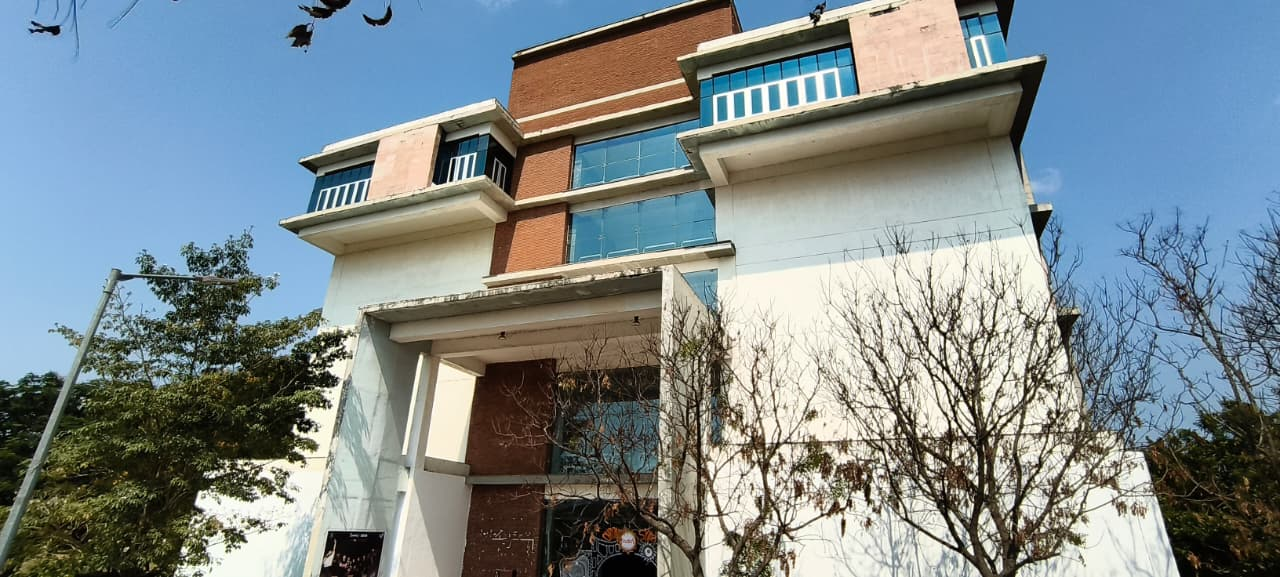
#> input picture source_images/image_1.jpeg, 1280 x 577 px, found by its file name
$ python past.py
#> lines starting #> are read from the running program, lines starting #| are printed output that depends on the picture; after the words box and inside, x2 and y2 are one past the last pixel; in counts of white or black regions, pixels touching at a corner belong together
import cv2
import numpy as np

def apply_past_theme(input_path, output_path):
#> called with input_path = 'source_images/image_1.jpeg', output_path = 'processed_images/past_style.png'
    img = cv2.imread(input_path)
#> img is the input picture: shape (577, 1280, 3); mean B, G, R 140.8, 137.4, 125.5
    h, w = img.shape[:2]
#> h = 577; w = 1280

    # ── 1. UPSCALE for detail headroom ───────────────────────────────────────
    scale = 2
    img = cv2.resize(img, (w * scale, h * scale), interpolation=cv2.INTER_CUBIC)
#> img: shape (1154, 2560, 3)
    h, w = img.shape[:2]
#> h = 1154; w = 2560

    # ── 2. SEPIA TONE BASE ────────────────────────────────────────────────────
    gray = cv2.cvtColor(img, cv2.COLOR_BGR2GRAY)
    sepia = np.zeros_like(img, dtype=np.float32)
    sepia[:,:,0] = gray * 0.75   # Blue
    sepia[:,:,1] = gray * 0.95   # Green
    sepia[:,:,2] = gray * 1.15   # Red
    sepia = np.clip(sepia, 0, 255).astype(np.uint8)

    # ── 3. AGED YELLOW-BROWN TINT ─────────────────────────────────────────────
    b, g, r = cv2.split(sepia.astype(np.float32))
    r = np.clip(r * 1.08 + 18, 0, 255)
    g = np.clip(g * 0.92 + 5,  0, 255)
    b = np.clip(b * 0.65 - 10, 0, 255)
    aged = cv2.merge([b, g, r]).astype(np.uint8)

    # ── 4. CONTRAST BOOST (old photo punch) ──────────────────────────────────
    lab = cv2.cvtColor(aged, cv2.COLOR_BGR2LAB)
#> lab: shape (1154, 2560, 3); mean of channels 0, 1, 2 138.5, 142.6, 170.9
    l, a, b_ch = cv2.split(lab)
    clahe = cv2.createCLAHE(clipLimit=2.5, tileGridSize=(8, 8))
    l = clahe.apply(l)
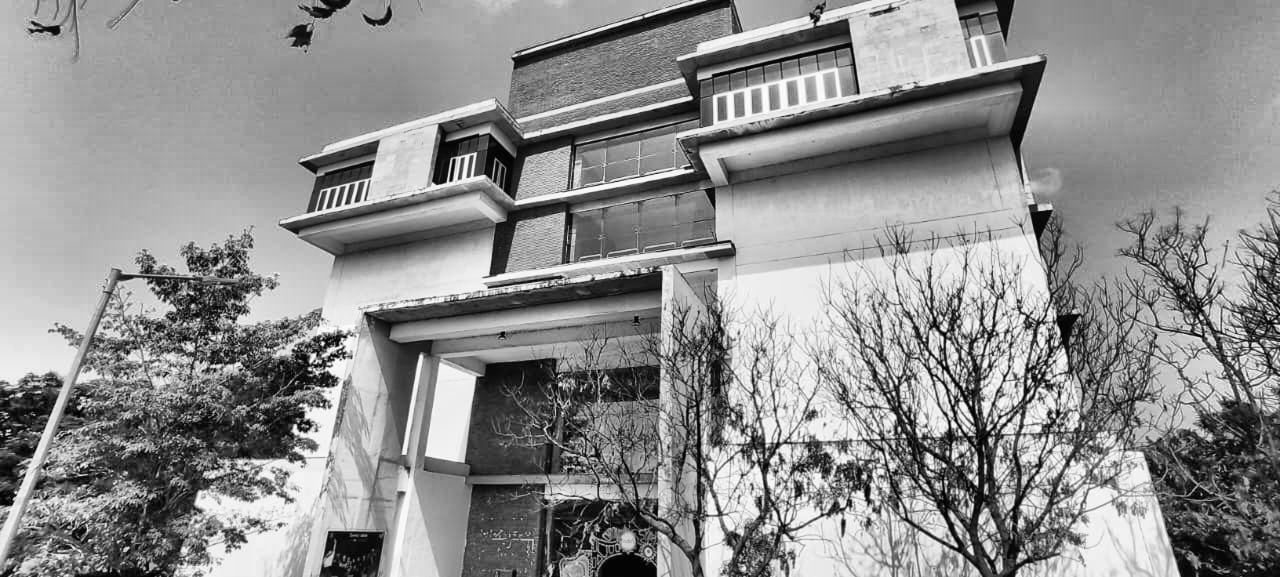
#> l: shape (1154, 2560) (shown at 1/2 size); min 1, max 255, mean 141.5
    base = cv2.cvtColor(cv2.merge([l, a, b_ch]), cv2.COLOR_LAB2BGR)

    # ── 5. FILM GRAIN (analog noise) ─────────────────────────────────────────
    rng = np.random.default_rng(7)
    grain = rng.normal(0, 18, (h, w, 3)).astype(np.float32)
    base = np.clip(base.astype(np.float32) + grain, 0, 255).astype(np.uint8)

    # ── 6. HEAVY VIGNETTE (dark rounded edges like old lens) ─────────────────
    Y, X = np.ogrid[:h, :w]
#> Y = 1154 values from 0 to 1153
    cx, cy = w // 2, h // 2
#> cx = 1280; cy = 577
    dist = np.sqrt(((X - cx) / cx) ** 2 + ((Y - cy) / cy) ** 2)
    vignette = np.clip(1.0 - 1.05 * (dist ** 1.6), 0.05, 1.0).astype(np.float32)
    for c in range(3):
        base[:,:,c] = np.clip(base[:,:,c].astype(np.float32) * vignette, 0, 255).astype(np.uint8)

    # ── 7. SCRATCHES & DUST (vertical film scratches) ────────────────────────
    scratch_layer = np.zeros((h, w), np.float32)
    rng2 = np.random.default_rng(21)
    num_scratches = 14
    for _ in range(num_scratches):
        x = rng2.integers(0, w)
        length = rng2.integers(h // 4, h)
        y_start = rng2.integers(0, h - length)
        thickness = 1 if rng2.random() > 0.3 else 2
        intensity = rng2.uniform(0.4, 0.9)
        cv2.line(scratch_layer, (x, y_start), (x, y_start + length),
                 intensity, thickness)

    # Dust spots
    num_dust = 60
    dust_x = rng2.integers(0, w, num_dust)
    dust_y = rng2.integers(0, h, num_dust)
    dust_r = rng2.integers(1, 5, num_dust)
    for i in range(num_dust):
        val = rng2.uniform(0.3, 0.8)
        cv2.circle(scratch_layer, (int(dust_x[i]), int(dust_y[i])),
                   int(dust_r[i]), val, -1)
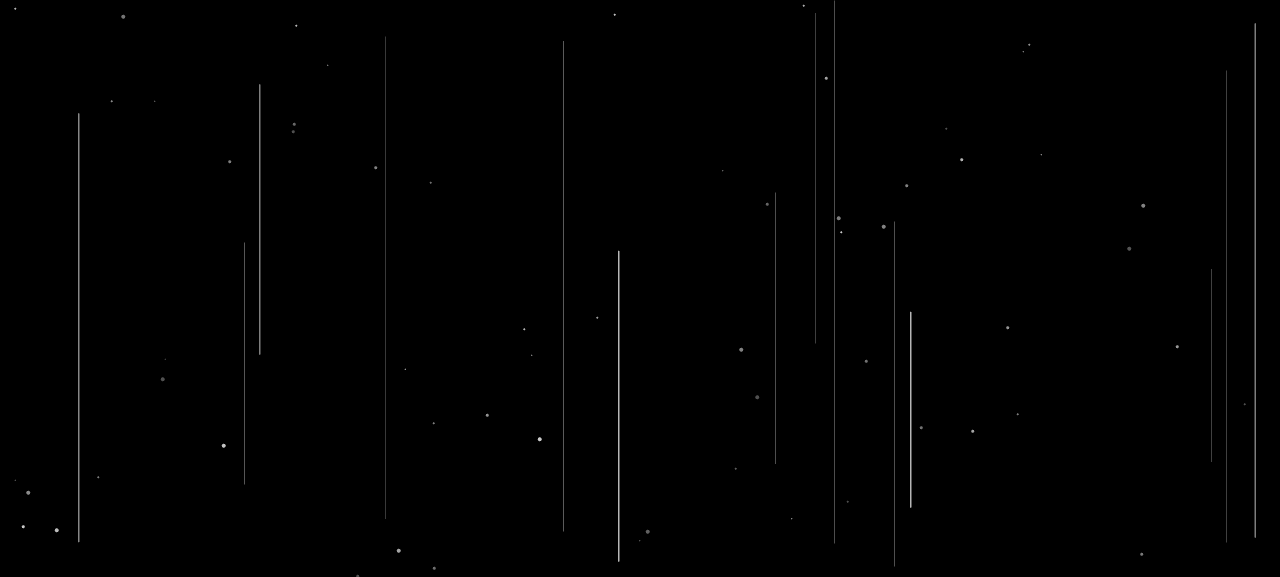
#> scratch_layer: shape (1154, 2560) float32 (shown at 1/2 size); min 0, max 0.799, mean 0.00356

    scratch_blur = cv2.GaussianBlur(scratch_layer, (3, 3), 0)
    # Apply scratches as bright marks
    for c in range(3):
        base[:,:,c] = np.clip(
            base[:,:,c].astype(np.float32) + scratch_blur * 120, 0, 255
        ).astype(np.uint8)
#> base: shape (1154, 2560, 3); mean B, G, R 19.9, 42.8, 59.4

    # ── 8. HORIZONTAL SCAN LINES (old photo halftone feel) ───────────────────
    for y in range(0, h, 5):
        base[y, :] = (base[y, :].astype(np.float32) * 0.82).astype(np.uint8)
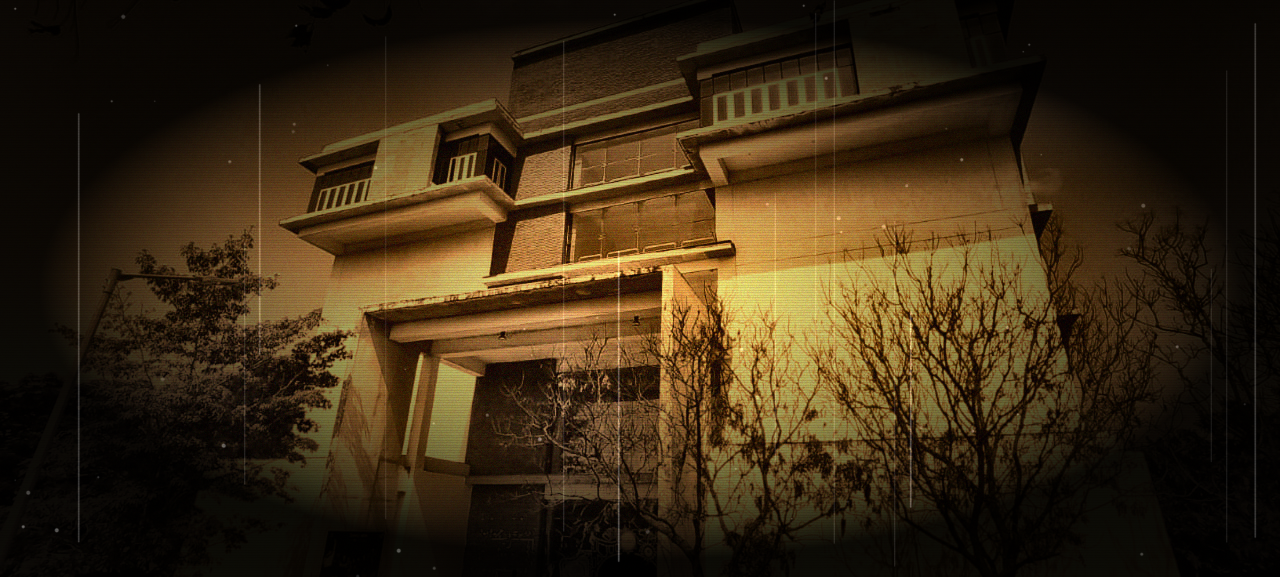
#> base: shape (1154, 2560, 3) (shown at 1/2 size); mean B, G, R 19.1, 41.2, 57.2

    # ── 9. FADED EDGE BURN (darker corners, lighter center) ──────────────────
    burn = np.ones((h, w), np.float32)
    corner_pts = [(0,0),(w-1,0),(0,h-1),(w-1,h-1)]
    for (bx, by) in corner_pts:
        d = np.sqrt(((X - bx) / w) ** 2 + ((Y - by) / h) ** 2)
        burn *= np.clip(1.0 - 0.5 * np.exp(-d * 3.5), 0.5, 1.0)
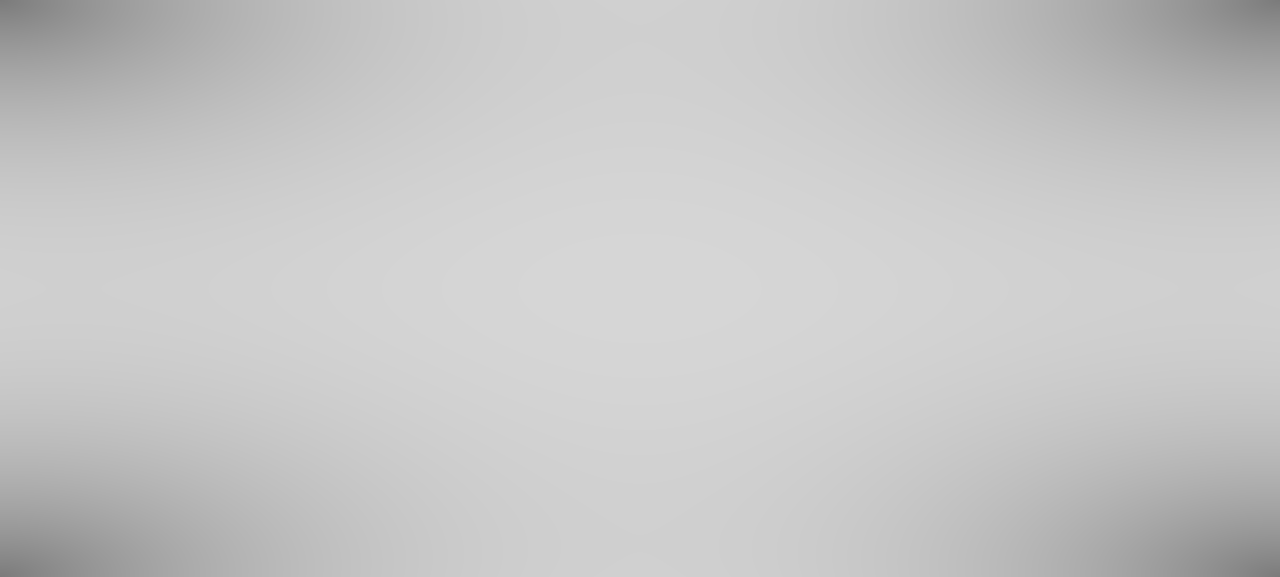
#> burn: shape (1154, 2560) float32 (shown at 1/2 size); min 0.483, max 0.842, mean 0.782
    for c in range(3):
        base[:,:,c] = np.clip(base[:,:,c].astype(np.float32) * burn, 0, 255).astype(np.uint8)

    # ── 10. PAPER TEXTURE OVERLAY (crumpled old paper) ───────────────────────
    paper = np.zeros((h, w), np.float32)
    # Multi-frequency Perlin-like noise using blurred random layers
    for freq, amp in [(3,0.08),(7,0.06),(15,0.04),(31,0.03)]:
        small = rng2.random((h // freq + 2, w // freq + 2)).astype(np.float32)
        big   = cv2.resize(small, (w, h), interpolation=cv2.INTER_CUBIC)
        paper += big * amp
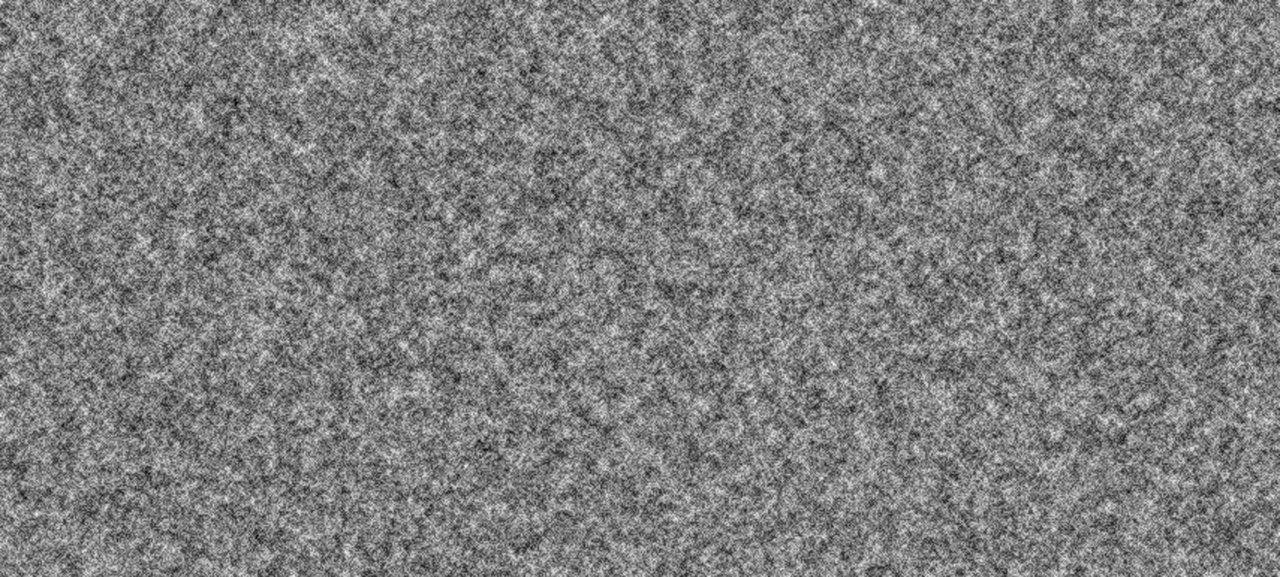
#> paper: shape (1154, 2560) float32 (shown at 1/2 size); min -0.00589, max 0.217, mean 0.105; drawn with min black and max white
    paper = cv2.GaussianBlur(paper, (5, 5), 0)
    for c in range(3):
        base[:,:,c] = np.clip(
            base[:,:,c].astype(np.float32) * (1.0 + paper * 0.25), 0, 255
        ).astype(np.uint8)

    # ── 11. LIGHT LEAK (warm orange bloom top-left corner) ───────────────────
    leak = np.zeros((h, w, 3), np.float32)
    for y in range(h):
        for pass_ in range(1):  # vectorised below
            pass
    Y2, X2 = np.ogrid[:h, :w]
#> Y2 = 1154 values from 0 to 1153
    leak_dist = np.sqrt((X2 / w) ** 2 + (Y2 / h) ** 2)
    leak_mask = np.clip(1.0 - leak_dist * 1.8, 0, 1) ** 2
    leak[:,:,0] = leak_mask * 30    # slight blue
    leak[:,:,1] = leak_mask * 60    # green
    leak[:,:,2] = leak_mask * 120   # strong red-orange
    base = np.clip(base.astype(np.float32) + leak, 0, 255).astype(np.uint8)

    # ── 12. BORDER: AGED PHOTO FRAME ─────────────────────────────────────────
    frame_w = 28
    frame_color = (30, 55, 80)   # dark brownish
    cv2.rectangle(base, (0, 0), (w-1, h-1), frame_color, frame_w * 2)

    # Inner worn border line
    inner = frame_w + 8
    line_color = (60, 90, 115)
    cv2.rectangle(base, (inner, inner), (w-inner, h-inner), line_color, 2)

    # ── 13. PHOTO CAPTION AREA (bottom white strip like old photo) ───────────
    caption_h = 90
    caption_strip = np.ones((caption_h, w, 3), np.float32)
    # Aged paper color for strip
    caption_strip[:,:,0] = 185   # B
    caption_strip[:,:,1] = 200   # G
    caption_strip[:,:,2] = 220   # R  → warm cream
    caption_noise = rng2.normal(0, 8, (caption_h, w, 3))
    caption_strip = np.clip(caption_strip + caption_noise, 0, 255).astype(np.uint8)
    base[h - caption_h:, :] = caption_strip

    # ── 14. HANDWRITTEN-STYLE TEXT ────────────────────────────────────────────
    font = cv2.FONT_HERSHEY_SCRIPT_COMPLEX
#> font = 7
    font2 = cv2.FONT_HERSHEY_TRIPLEX
#> font2 = 4

    ink = (25, 35, 70)     # dark ink color
    ink_fade = (60, 75, 110)

    cv2.putText(base, "circa 1940s",
                (frame_w + 20, h - caption_h + 42),
                font, 1.1, ink, 2, cv2.LINE_AA)
    cv2.putText(base, "Architecture of the Era  |  Hand Developed",
                (frame_w + 20, h - caption_h + 72),
                font2, 0.52, ink_fade, 1, cv2.LINE_AA)
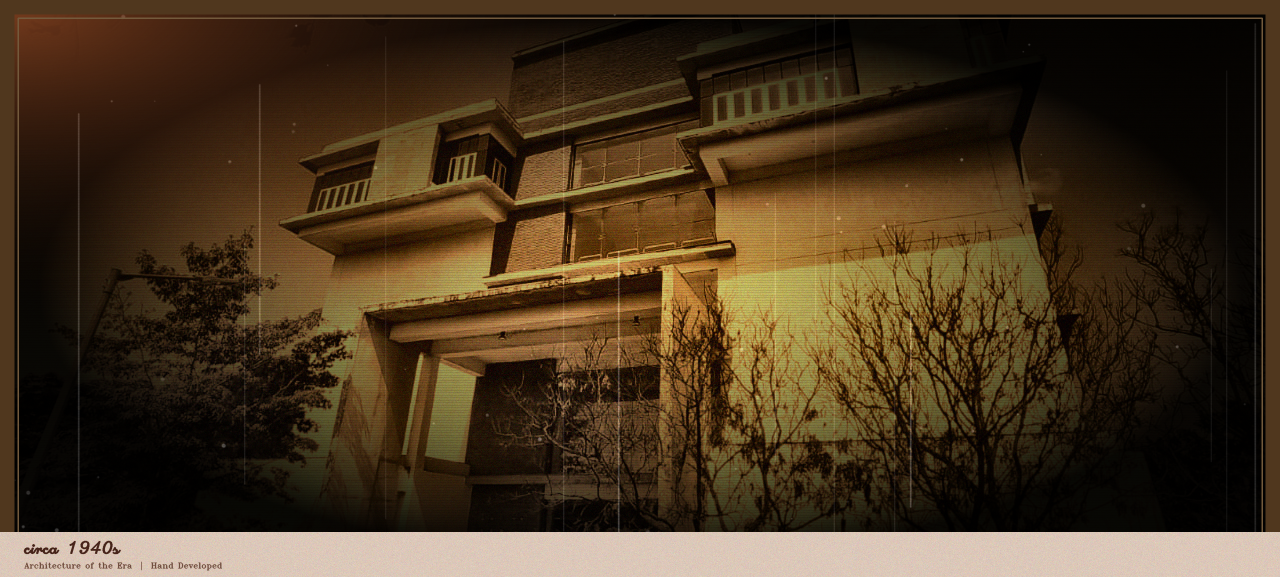
#> base: shape (1154, 2560, 3) (shown at 1/2 size); mean B, G, R 31.9, 53.4, 71.3
    cv2.putText(base, "SALVARA :: IMAGIX",
                (w - 420, h - caption_h + 72),
                font2, 0.52, ink_fade, 1, cv2.LINE_AA)
#> base: shape (1154, 2560, 3); 0.05% of pixels changed, all inside (x1, y1, x2, y2) = (2140, 1124, 2301, 1138)

    # ── 15. FINAL SOFT BLUR (old lens softness) ───────────────────────────────
    base = cv2.GaussianBlur(base, (3, 3), 0.6)

    # ── 16. TONE CURVE: Faded highlights (old photo look) ────────────────────
    lut = np.array([
        int(np.clip(255 * (1 - np.exp(-2.2 * (i / 255))) * 0.96 + 8, 0, 255))
        for i in range(256)
    ], dtype=np.uint8)
#> lut = 256 values from 8 to 225
    base = cv2.LUT(base, lut)

    # ── 17. DOWNSCALE BACK ────────────────────────────────────────────────────
    result = cv2.resize(base, (w // scale, h // scale), interpolation=cv2.INTER_AREA)

    cv2.imwrite(output_path, result, [cv2.IMWRITE_JPEG_QUALITY, 97])
    print(f"Done → {output_path}")


if __name__ == "__main__":
    apply_past_theme(
        "source_images/image_1.jpeg", #source image path
        "processed_images/past_style.png" #result image path
    )

$ run again, with source_images/image_2.jpeg copied over source_images/image_1.jpeg
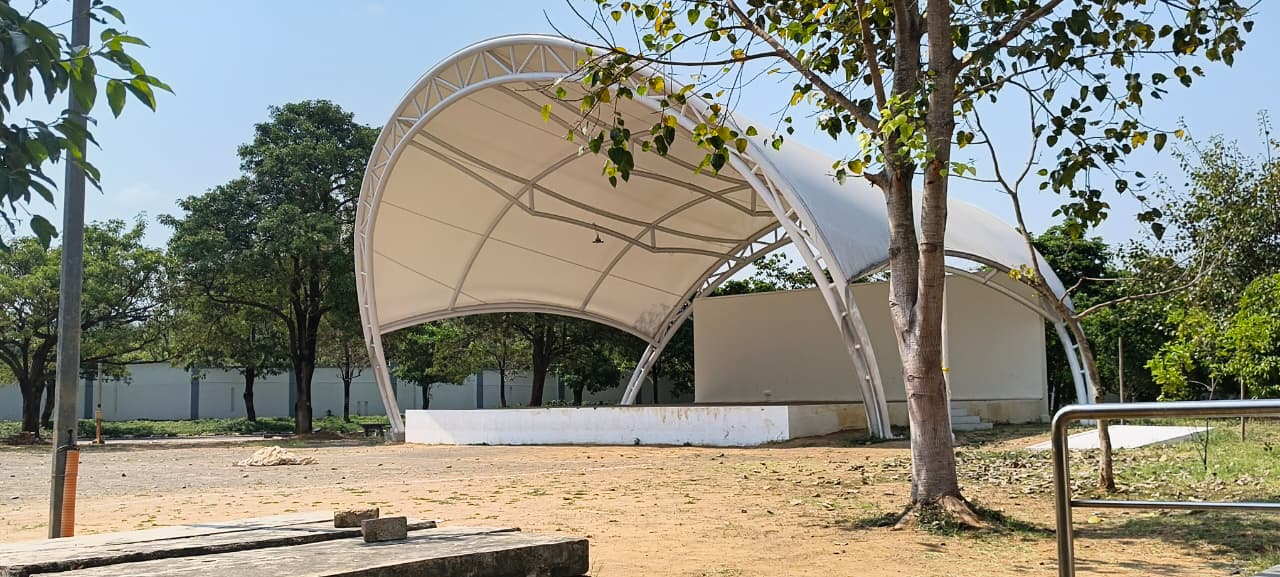
#> input picture source_images/image_2.jpeg, 1280 x 577 px, found by its file name
#> in apply_past_theme, img is the input picture: shape (577, 1280, 3); mean B, G, R 125.4, 138.2, 139.5
#> img: shape (1154, 2560, 3)
#> lab: shape (1154, 2560, 3); mean of channels 0, 1, 2 141.7, 143.3, 171.9
#> in apply_past_theme, `l = clahe.apply(l)`:
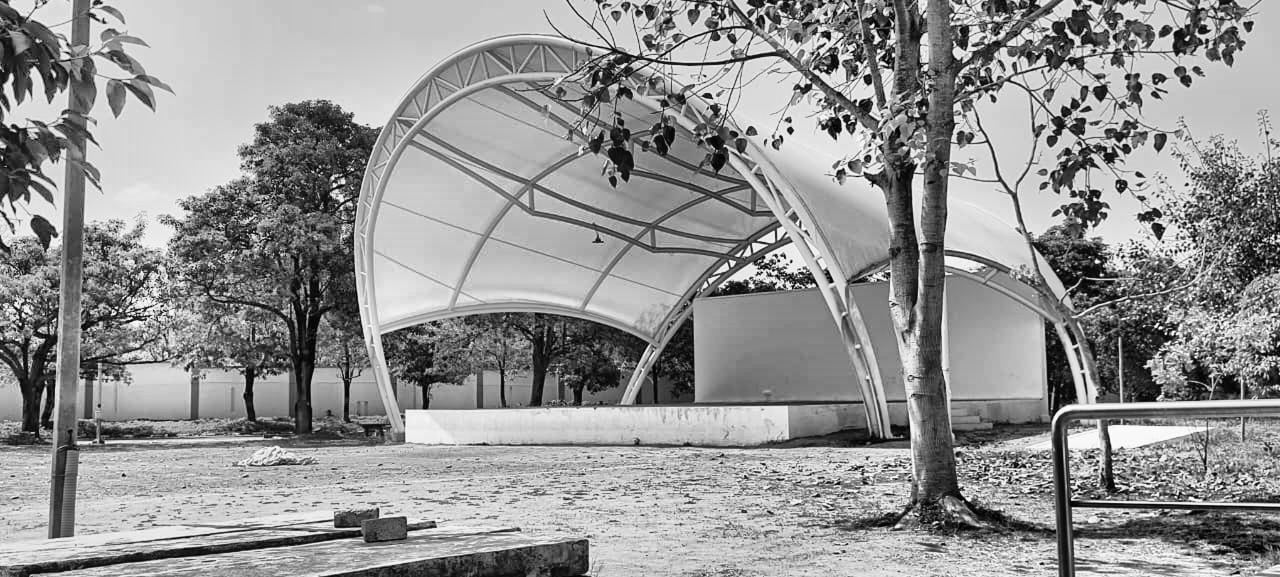
#> l: shape (1154, 2560) (shown at 1/2 size); min 0, max 254, mean 147.1
#> in apply_past_theme, `base = cv2.cvtColor(cv2.merge([l, a, b_ch]), cv2.COLOR_LAB2BGR)`:
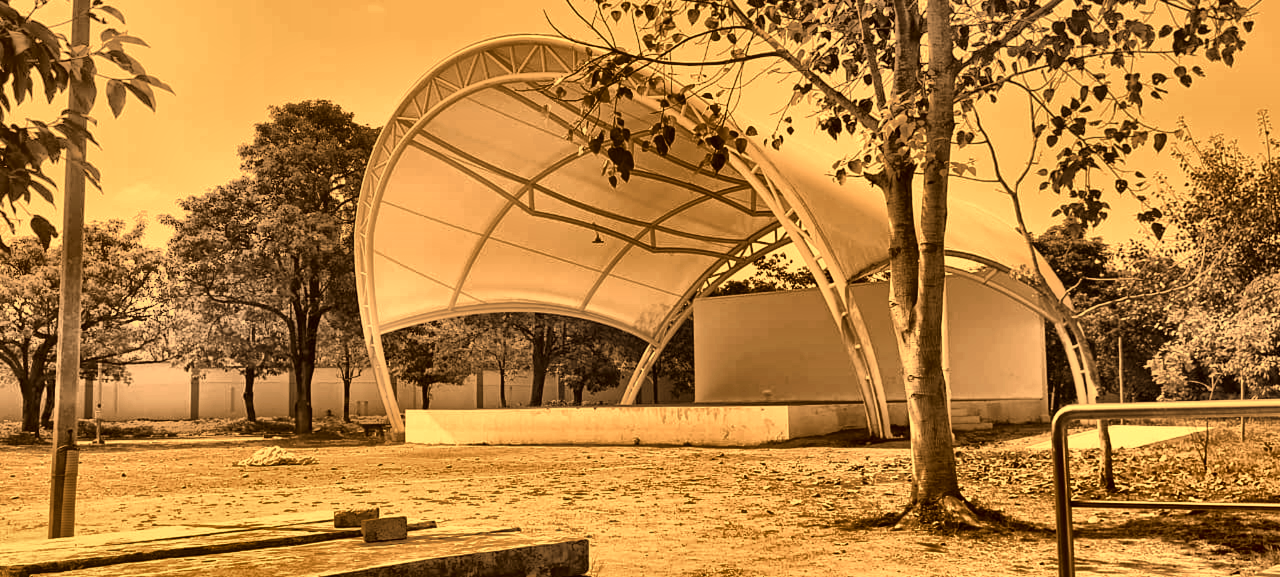
#> base: shape (1154, 2560, 3) (shown at 1/2 size); mean B, G, R 62.2, 129.9, 183.1
#> lut = 256 values from 8 to 225
